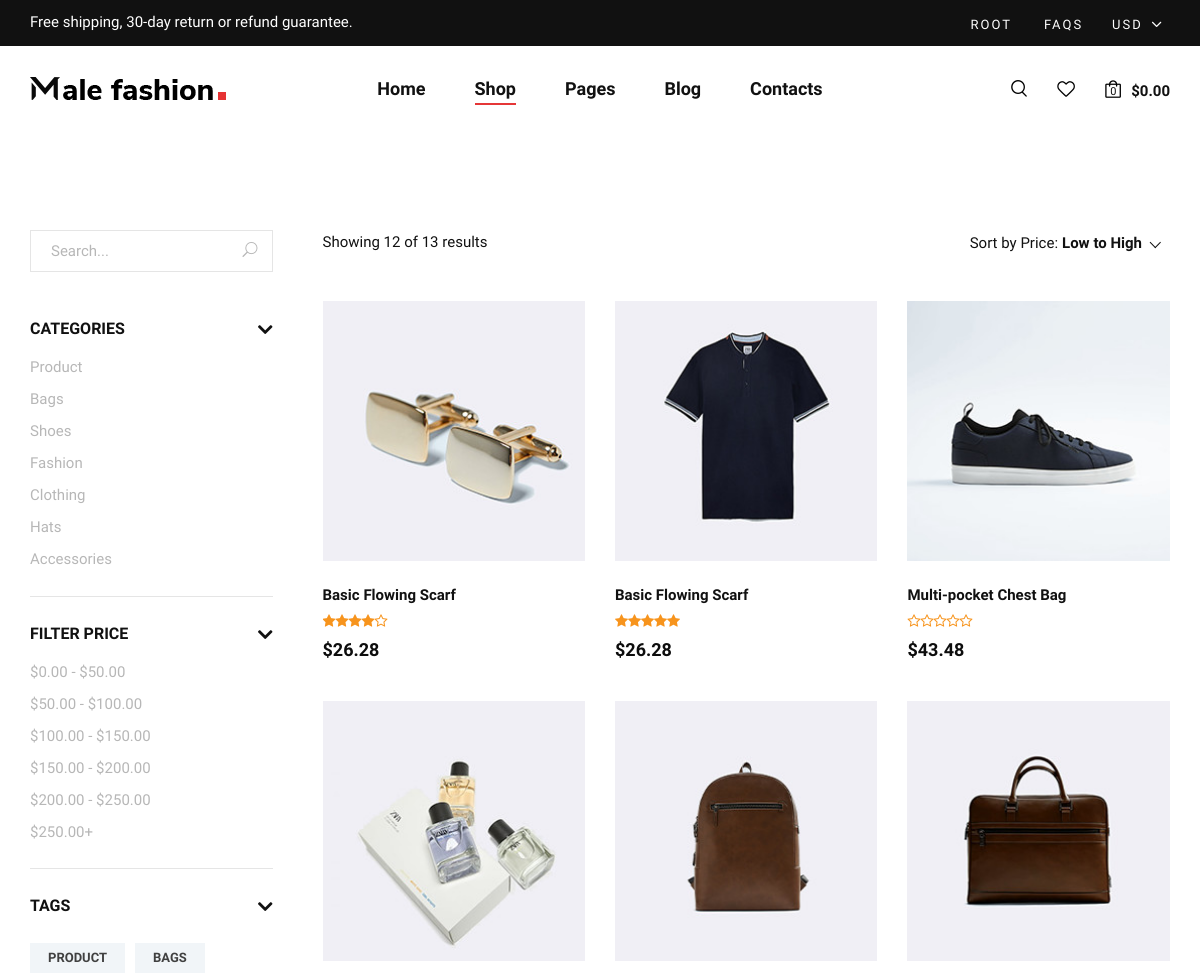
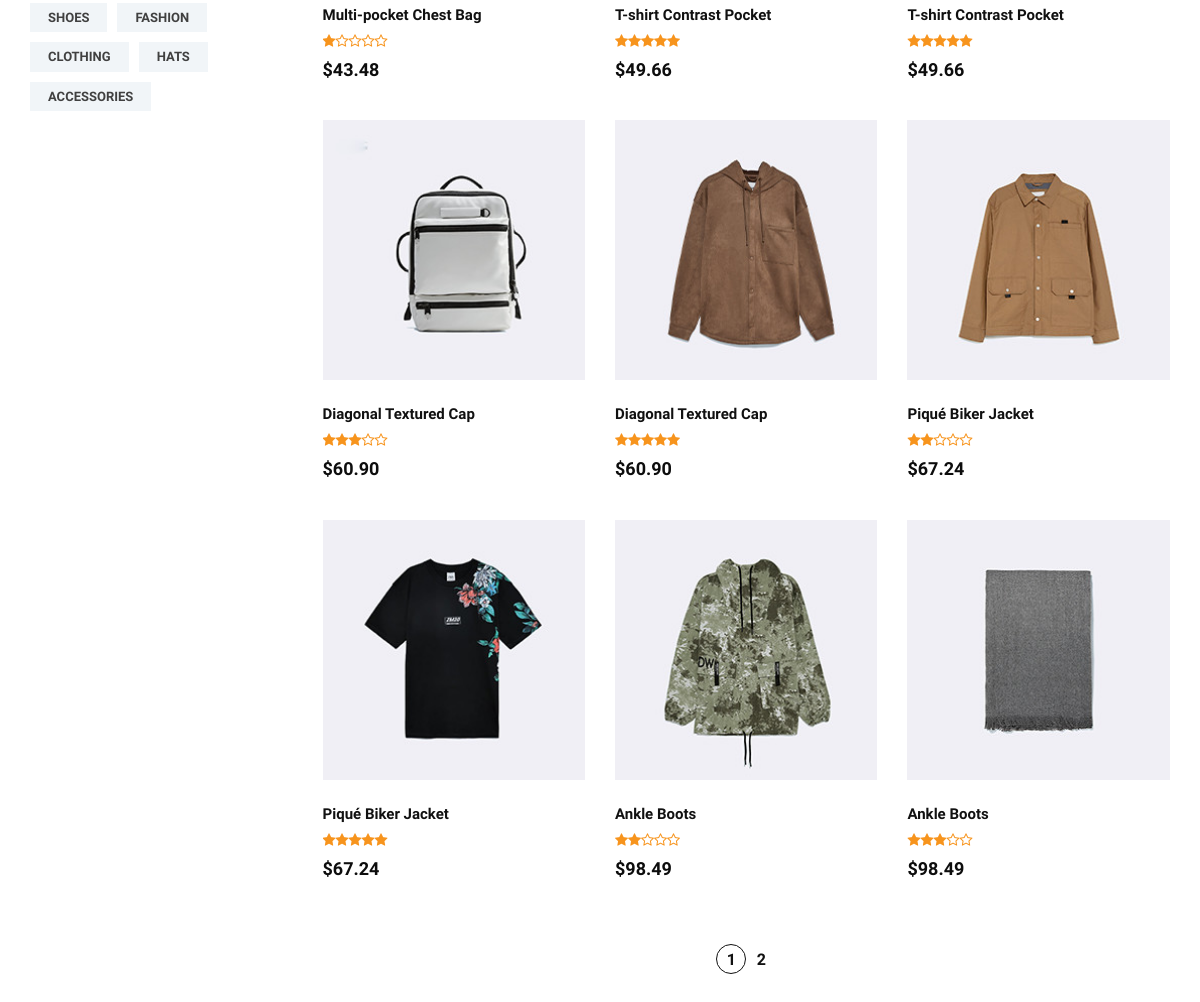
/test_products.php, run on the app's committed database (2 pictures, top to bottom).
### tables this page shows
CREATE TABLE `product` (
  `ID` int(11) NOT NULL,
  `NAME` varchar(500) DEFAULT NULL,
  `IMAGE` varchar(550) DEFAULT NULL,
  `IDCATEGORY` int(11) DEFAULT NULL,
  `PRICE` double DEFAULT NULL,
  `DESCRIPTION` text DEFAULT NULL,
  `QUANTITY` int(11) DEFAULT NULL,
  `RATING` float DEFAULT NULL,
  `ISACTIVE` tinyint(4) DEFAULT NULL
);

### test_products.php (the view, shortened to what this page needs)
<?php
$servername = "localhost";
$username = "root";
$password = "";
$dbname = "male_fashion";
$conn = new mysqli($servername, $username, $password, $dbname);
$categoryFilter = '';
$sortOrder = 'ASC';
$sortOption = 'low-high';
$itemsPerPage = 12;
$currentPage = isset($_GET['page']) ? (int)$_GET['page'] : 1;
$searchQuery = '';
$countQuery = "SELECT COUNT(*) AS total FROM product p JOIN category c ON p.IDCATEGORY = c.ID WHERE p.ISACTIVE = 1";
$countResult = $conn->query($countQuery);
$totalProducts = $countResult->fetch_assoc()['total'];
$totalPages = ceil($totalProducts / $itemsPerPage);
$offset = ($currentPage - 1) * $itemsPerPage;
$sql = "SELECT p.ID, p.NAME, p.IMAGE, p.PRICE, p.RATING, c.NAME AS CATEGORY_NAME
        FROM product p
        JOIN category c ON p.IDCATEGORY = c.ID
        WHERE p.ISACTIVE = 1";
$sql .= " ORDER BY p.PRICE $sortOrder LIMIT $offset, $itemsPerPage";
$result = $conn->query($sql);
?>
<!DOCTYPE html>
<html lang="zxx">
<head>
    <link rel="stylesheet" href="css/bootstrap.min.css" type="text/css">
    <link rel="stylesheet" href="css/font-awesome.min.css" type="text/css">
    <link rel="stylesheet" href="css/elegant-icons.css" type="text/css">
    <link rel="stylesheet" href="css/magnific-popup.css" type="text/css">
    <link rel="stylesheet" href="css/nice-select.css" type="text/css">
    <link rel="stylesheet" href="css/owl.carousel.min.css" type="text/css">
    <link rel="stylesheet" href="css/slicknav.min.css" type="text/css">
    <link rel="stylesheet" href="css/style.css" type="text/css">
</head>
<body>
    <header class="header">
        <div class="header__top">
            <div class="container">
                <div class="row">
                    <div class="col-lg-6 col-md-7">
                        <div class="header__top__left">
                            <p>Free shipping, 30-day return or refund guarantee.</p>
                        </div>
                    </div>
                    <div class="col-lg-6 col-md-5">
                        <div class="header__top__right">
                            <div class="header__top__links">
                                <?php if ($username): ?>
                                    <a href="logout.php"><?php echo htmlspecialchars($username); ?></a>
                                <?php else: ?>
                                    <a href="../malefashion-master/login-male.php">Sign in</a>
                                <?php endif; ?>
                                <a href="#">FAQs</a>
                            </div>
                            <div class="header__top__hover">
                                <span>Usd <i class="arrow_carrot-down"></i></span>
                            </div>
                        </div>
                    </div>
                </div>
            </div>
        </div>
        <div class="container">
            <div class="row">
                <div class="col-lg-3 col-md-3">
                    <div class="header__logo">
                        <a href="./index.php"><img src="img/logo.png" alt=""></a>
                    </div>
                </div>
                <div class="col-lg-6 col-md-6">
                    <nav class="header__menu mobile-menu">
                        <ul>
                            <li><a href="./index.php">Home</a></li>
                            <li class="active"><a href="./shop.php">Shop</a></li>
                            <li><a href="#">Pages</a>
                            </li>
                            <li><a href="./blog.php">Blog</a></li>
                            <li><a href="./contact.php">Contacts</a></li>
                        </ul>
                    </nav>
                </div>
                <div class="col-lg-3 col-md-3">
                    <div class="header__nav__option">
                        <a href="#" class="search-switch"><img src="img/icon/search.png" alt=""></a>
                        <a href="#"><img src="img/icon/heart.png" alt=""></a>
                        <a href="shopping-cart.php?product_id='. $product['ID'] . '"><img src="img/icon/cart.png" alt=""> <span class="cart-count">0</span></a>
                        <div class="price total-price">$0.00</div>
                    </div>
                </div>
            </div>
        </div>
    </header>
    <section class="shop spad">
        <div class="container">
            <div class="row">
                <div class="col-lg-3">
                    <div class="shop__sidebar">
                        <div class="shop__sidebar__search">
                            <form action="" method="GET">
                                <input type="text" name="search" placeholder="Search..." value="<?php echo htmlspecialchars($searchQuery); ?>">
                                <button type="submit"><span class="icon_search"></span></button>
                            </form>
                        </div>
                        <div class="shop__sidebar__accordion">
                            <div class="accordion" id="accordionExample">
                                <div class="card">
                                    <div class="card-heading">
                                        <a data-toggle="collapse" data-target="#collapseOne">Categories</a>
                                    </div>
                                    <div id="collapseOne" class="collapse show" data-parent="#accordionExample">
                                        <div class="card-body">
                                            <div class="shop__sidebar__categories">
                                                <ul class="nice-scroll">
                                                    <li><a class="category-link" href="?category=Product&sort=<?php echo isset($_GET['sort']) ? $_GET['sort'] : 'low-high'; ?>">Product</a></li>
                                                    <li><a class="category-link" href="?category=Bags&sort=<?php echo isset($_GET['sort']) ? $_GET['sort'] : 'low-high'; ?>">Bags</a></li>
                                                    <li><a class="category-link" href="?category=Shoes&sort=<?php echo isset($_GET['sort']) ? $_GET['sort'] : 'low-high'; ?>">Shoes</a></li>
                                                    <li><a class="category-link" href="?category=Fashion&sort=<?php echo isset($_GET['sort']) ? $_GET['sort'] : 'low-high'; ?>">Fashion</a></li>
                                                    <li><a class="category-link" href="?category=Clothing&sort=<?php echo isset($_GET['sort']) ? $_GET['sort'] : 'low-high'; ?>">Clothing</a></li>
                                                    <li><a class="category-link" href="?category=Hats&sort=<?php echo isset($_GET['sort']) ? $_GET['sort'] : 'low-high'; ?>">Hats</a></li>
                                                    <li><a class="category-link" href="?category=Accessories&sort=<?php echo isset($_GET['sort']) ? $_GET['sort'] : 'low-high'; ?>">Accessories</a></li>
                                                </ul>
                                            </div>
                                        </div>
                                    </div>
                                </div>
                                <div class="card">
                                    <div class="card-heading">
                                        <a data-toggle="collapse" data-target="#collapseThree">Filter Price</a>
                                    </div>
                                    <div id="collapseThree" class="collapse show" data-parent="#accordionExample">
                                        <div class="card-body">
                                            <div class="shop__sidebar__price">
                                                <ul>
                                                    <li><a href="?price=$0.00 - $50.00&category=<?php echo htmlspecialchars($categoryFilter); ?>&sort=<?php echo isset($_GET['sort']) ? $_GET['sort'] : 'low-high'; ?>">$0.00 - $50.00</a></li>
                                                    <li><a href="?price=$50.00 - $100.00&category=<?php echo htmlspecialchars($categoryFilter); ?>&sort=<?php echo isset($_GET['sort']) ? $_GET['sort'] : 'low-high'; ?>">$50.00 - $100.00</a></li>
                                                    <li><a href="?price=$100.00 - $150.00&category=<?php echo htmlspecialchars($categoryFilter); ?>&sort=<?php echo isset($_GET['sort']) ? $_GET['sort'] : 'low-high'; ?>">$100.00 - $150.00</a></li>
                                                    <li><a href="?price=$150.00 - $200.00&category=<?php echo htmlspecialchars($categoryFilter); ?>&sort=<?php echo isset($_GET['sort']) ? $_GET['sort'] : 'low-high'; ?>">$150.00 - $200.00</a></li>
                                                    <li><a href="?price=$200.00 - $250.00&category=<?php echo htmlspecialchars($categoryFilter); ?>&sort=<?php echo isset($_GET['sort']) ? $_GET['sort'] : 'low-high'; ?>">$200.00 - $250.00</a></li>
                                                    <li><a href="?price=$250.00+&category=<?php echo htmlspecialchars($categoryFilter); ?>&sort=<?php echo isset($_GET['sort']) ? $_GET['sort'] : 'low-high'; ?>">$250.00+</a></li>
                                                </ul>
                                            </div>
                                        </div>
                                    </div>
                                </div>
                                <div class="card">
                                    <div class="card-heading">
                                        <a data-toggle="collapse" data-target="#collapseSix">Tags</a>
                                    </div>
                                    <div id="collapseSix" class="collapse show" data-parent="#accordionExample">
                                        <div class="card-body">
                                            <div class="shop__sidebar__tags">
                                                <a class="category-link" href="?category=Product&sort=<?php echo isset($_GET['sort']) ? $_GET['sort'] : 'low-high'; ?>">Product</a>
                                                <a class="category-link" href="?category=Bags&sort=<?php echo isset($_GET['sort']) ? $_GET['sort'] : 'low-high'; ?>">Bags</a>
                                                <a class="category-link" href="?category=Shoes&sort=<?php echo isset($_GET['sort']) ? $_GET['sort'] : 'low-high'; ?>">Shoes</a>
                                                <a class="category-link" href="?category=Fashion&sort=<?php echo isset($_GET['sort']) ? $_GET['sort'] : 'low-high'; ?>">Fashion</a>
                                                <a class="category-link" href="?category=Clothing&sort=<?php echo isset($_GET['sort']) ? $_GET['sort'] : 'low-high'; ?>">Clothing</a>
                                                <a class="category-link" href="?category=Hats&sort=<?php echo isset($_GET['sort']) ? $_GET['sort'] : 'low-high'; ?>">Hats</a>
                                                <a class="category-link" href="?category=Accessories&sort=<?php echo isset($_GET['sort']) ? $_GET['sort'] : 'low-high'; ?>">Accessories</a>
                                            </div>
                                        </div>
                                    </div>
                                </div>
                            </div>
                        </div>
                    </div>
                </div>
                <div class="col-lg-9">
                    <div class="shop__product__option">
                        <div class="row">
                            <div class="col-lg-6 col-md-6 col-sm-6">
                                <div class="shop__product__option__left">
                                    <p>Showing <?php echo min($itemsPerPage, $totalProducts - $offset); ?> of <?php echo $totalProducts; ?> results</p>
                                </div>
                            </div>
                            <div class="col-lg-6 col-md-6 col-sm-6">
                                <div class="shop__product__option__right">
                                    <form method="GET">
                                        <p>Sort by Price:</p>
                                    </form>
                                </div>
                            </div>
                        </div>
                    </div>
                    <div id="product-results" class="row">
                        <?php
                        if ($result->num_rows > 0) {
                            while ($row = $result->fetch_assoc()) {
                                $imagePath = 'img/product/' . $row["IMAGE"];
                                $productId = $row["ID"];
                                $rating = $row["RATING"];
                                echo "<div class='col-lg-4 col-md-6 col-sm-6'>";
                                echo "<div class='product__item sale' data-id='$productId'>";
                                echo "<div class='product__item__pic set-bg' data-setbg='$imagePath'>";
                                echo "</div>";
                                echo "<div class='product__item__text'>";
                                echo "<h6>" . $row["NAME"] . "</h6>";
                                echo "<div class='rating'>";
                                $stars = range(0, 4);
                                foreach ($stars as $i) {
                                    if ($i < $rating) {
                                        echo "<i class='fa fa-star'></i>";
                                    } else {
                                        echo "<i class='fa fa-star-o'></i>";
                                    }
                                }
                                echo "</div>";
                                echo "<h5>$" . number_format($row["PRICE"], 2) . "</h5>";
                                echo "</div></div></div>";
                            }
                        } else {
                            echo "<p>No products found.</p>";
                        }
                        ?>
                    </div>
                    <div class="row">
                        <div class="col-lg-12">
                            <div class="product__pagination">
                                <?php
                                for ($i = 1; $i <= $totalPages; $i++) {
                                    if ($i == $currentPage) {
                                        echo "<a class='active' href='?page=$i&category=" . urlencode($categoryFilter) . "&sort=$sortOption'>$i</a>";
                                    } else {
                                        echo "<a href='?page=$i&category=" . urlencode($categoryFilter) . "&sort=$sortOption'>$i</a>";
                                    }
                                }
                                ?>
                            </div>
                        </div>
                    </div>
                </div>
            </div>
        </div>
    </section>
</body>
</html>

### data on the page
product: shows a picture, NAME "Basic Flowing Scarf", RATING 4 (drawn), PRICE "26.28"
product: shows a picture, NAME "Basic Flowing Scarf", RATING 5 (drawn), PRICE "26.28"
product: shows a picture, NAME "Multi-pocket Chest Bag", RATING 0 (drawn), PRICE "43.48"
product: shows a picture, NAME "Multi-pocket Chest Bag", RATING 1 (drawn), PRICE "43.48"
product: shows a picture, NAME "T-shirt Contrast Pocket", RATING 5 (drawn), PRICE "49.66"
product: shows a picture, NAME "T-shirt Contrast Pocket", RATING 5 (drawn), PRICE "49.66"
product: shows a picture, NAME "Diagonal Textured Cap", RATING 3 (drawn), PRICE "60.90"
product: shows a picture, NAME "Diagonal Textured Cap", RATING 5 (drawn), PRICE "60.90"
product: shows a picture, NAME "Piqué Biker Jacket", RATING 2 (drawn), PRICE "67.24"
product: shows a picture, NAME "Piqué Biker Jacket", RATING 5 (drawn), PRICE "67.24"
product: shows a picture, NAME "Ankle Boots", RATING 2 (drawn), PRICE "98.49"
product: shows a picture, NAME "Ankle Boots", RATING 3 (drawn), PRICE "98.49"

### other printed values
$username "ROOT"
min($itemsPerPage, $totalProducts - $offset) "12"
$totalProducts "13"
